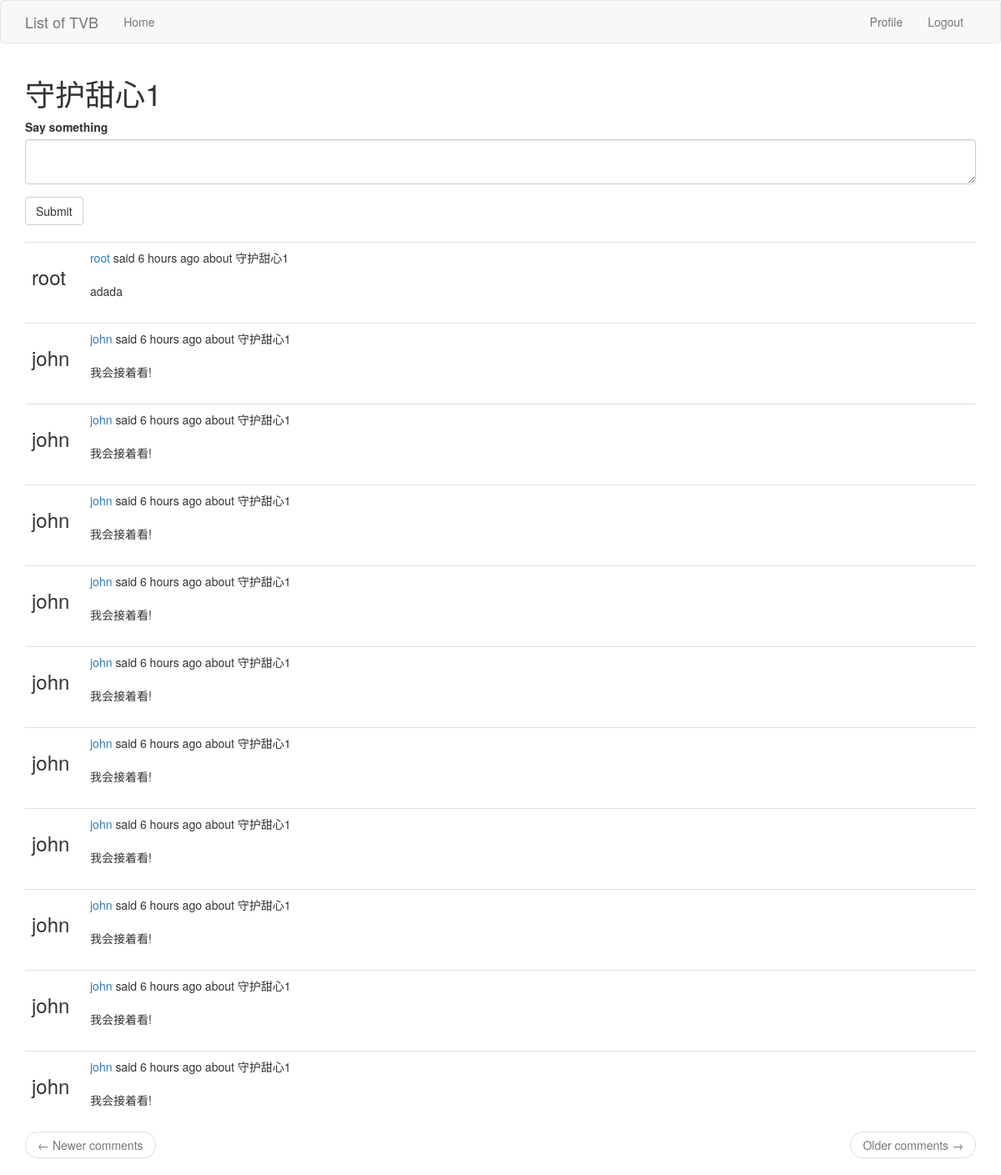
/show/1/守护甜心1 (signed in), run on the app's committed database.
### app/models.py (models this page shows, shortened)
class Show(db.Model):
    __tablename__ ='show'
    id = db.Column(db.Integer, primary_key=True)
    name = db.Column(db.String(140),unique=True)#show name
    img = db.Column(db.String(140)) #show img url
    timestamp = db.Column(db.DateTime, index=True, default=datetime.utcnow)#time for creating
    info_id = db.relationship('Show_info',backref='show',lazy='dynamic')# the show info of this
    comment_id = db.relationship('Show_info_comment',backref='which_show',lazy='dynamic')# the show info of this

class User(UserMixin, db.Model):
    id = db.Column(db.Integer, primary_key=True)
    username = db.Column(db.String(64), index=True, unique=True)
    email = db.Column(db.String(120), index=True, unique=True)
    password_hash = db.Column(db.String(128))
    posts = db.relationship('Post', backref='author', lazy='dynamic')
    comment = db.relationship('Show_info_comment', backref='comment_author'
                                                           '', lazy='dynamic')
    about_me = db.Column(db.String(140))
    last_seen = db.Column(db.DateTime, default=datetime.utcnow)
    followed = db.relationship(
        'User', secondary=followers,
        primaryjoin=(followers.c.follower_id == id),
        secondaryjoin=(followers.c.followed_id == id),
        backref=db.backref('followers', lazy='dynamic'), lazy='dynamic')

class Show_info_comment(db.Model):
    __tablename__= 'Show_info_comment'
    id = db.Column(db.Integer, primary_key=True)
    show_id = db.Column(db.Integer, db.ForeignKey('show.id'))#评论所属节目
    user_id = db.Column(db.Integer, db.ForeignKey('user.id'))#评论所属人员
    timestamp = db.Column(db.DateTime, index=True, default=datetime.utcnow)#评论时间戳
    text = db.Column(db.Text())

### app/routes.py (the view)
@app.route('/show/<show_id>/<show_name>',methods=['post','get'])
@login_required
def show(show_id,show_name):
    form = CommentForm()
    if form.validate_on_submit():
        comment = Show_info_comment(text=form.comment.data,show_id=show_id,user_id=current_user.id)
        db.session.add(comment)
        db.session.commit()
    result = db.session.query(Show).filter_by(id=show_id).one().comment_id.order_by(Show_info_comment.timestamp.desc()).all()
    ret=[]
    for e in result:
        user = db.session.query(User).filter_by(id=e.user_id).all()[0]
        ret.append({'username':user.username,'comment':e.text,'timestamp':e.timestamp})
    return  render_template('show_comment.html.j2',coms =ret,showname=show_name,form=form)

### app/forms.py
class CommentForm(FlaskForm):
    comment = TextAreaField(_l('Say something'), validators=[DataRequired()])
    submit = SubmitField(_l('Submit'))

### app/models.py (called while the page is built)
@login.user_loader
def load_user(id):
    return User.query.get(int(id))

### app/routes.py (called while the page is built)
@app.before_request
def before_request():
    if current_user.is_authenticated:
        current_user.last_seen = datetime.utcnow()
        db.session.commit()
    g.locale = str(get_locale())

### app/templates/show_comment.html.j2
{% extends "base.html.j2" %}
{% import 'bootstrap/wtf.html' as wtf %}
{% block app_content %}
    <h1>{{ _('%(showname)s', showname=showname) }}</h1>
    {% if form %}
        {{ wtf.quick_form(form) }}
        <br/>
    {% endif %}
    {% for com in coms %}
        {% include "_comment.html_.j2" %}
    {% endfor %}
    <nav aria-label="...">
        <ul class="pager">
            <li class="previous{% if not prev_url %} disabled{% endif %}">
                <a href="{{ prev_url or '#' }}">
                    <span aria-hidden="true">&larr;</span> {{ _('Newer comments') }}
                </a>
            </li>
            <li class="next{% if not next_url %} disabled{% endif %}">
                <a href="{{ next_url or '#' }}">
                    {{ _('Older comments') }} <span aria-hidden="true">&rarr;</span>
                </a>
            </li>
        </ul>
    </nav>
{% endblock %}

### app/templates/_comment.html_.j2 (shortened to what this page needs)
<table class="table table-hover">
    <tr>
        <td width="70px">
            <h3>{{com.username}}</h3>
        </td>
        <td>
        {{ _('%(username)s said %(when)s',
        username=user_link, when=moment(com.timestamp).fromNow()) }}
        {% if showname %}
               {{ _(' about %(showname)s',showname=showname) }}
                <br/>
        {% endif %}
        <br/>
        {{ com.comment }}
    </td>
</tr>
</table>

### data on the page
User: username "root"
Show_info_comment: comment "adada"
User: username "john" "john" "john" "john" "john" "john" "john" "john" "john" "john"
Show_info_comment: comment "我会接着看!"
Show_info_comment: comment "我会接着看!"
Show_info_comment: comment "我会接着看!"
Show_info_comment: comment "我会接着看!"
Show_info_comment: comment "我会接着看!"
Show_info_comment: comment "我会接着看!"
Show_info_comment: comment "我会接着看!"
Show_info_comment: comment "我会接着看!"
Show_info_comment: comment "我会接着看!"
Show_info_comment: comment "我会接着看!"
